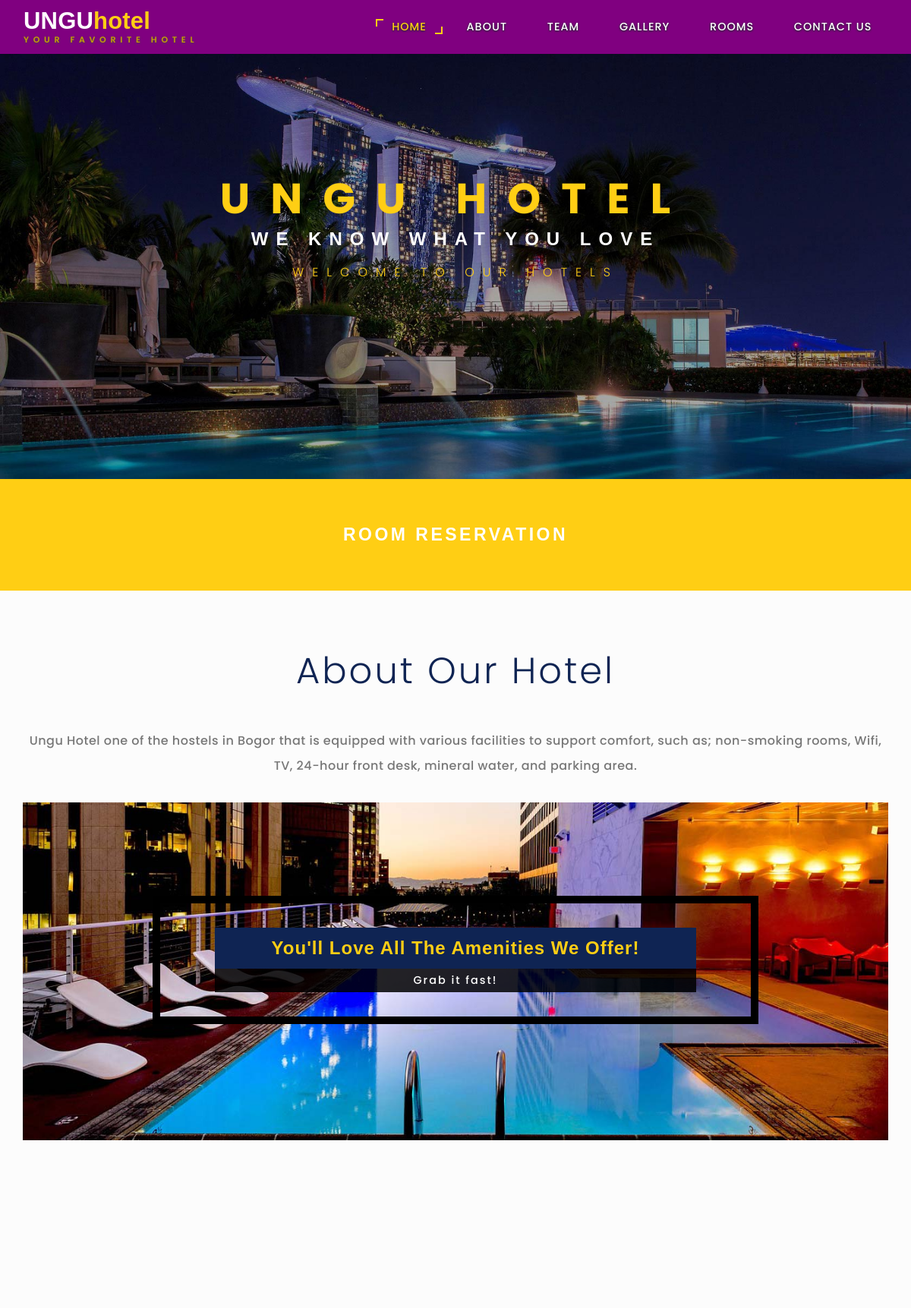
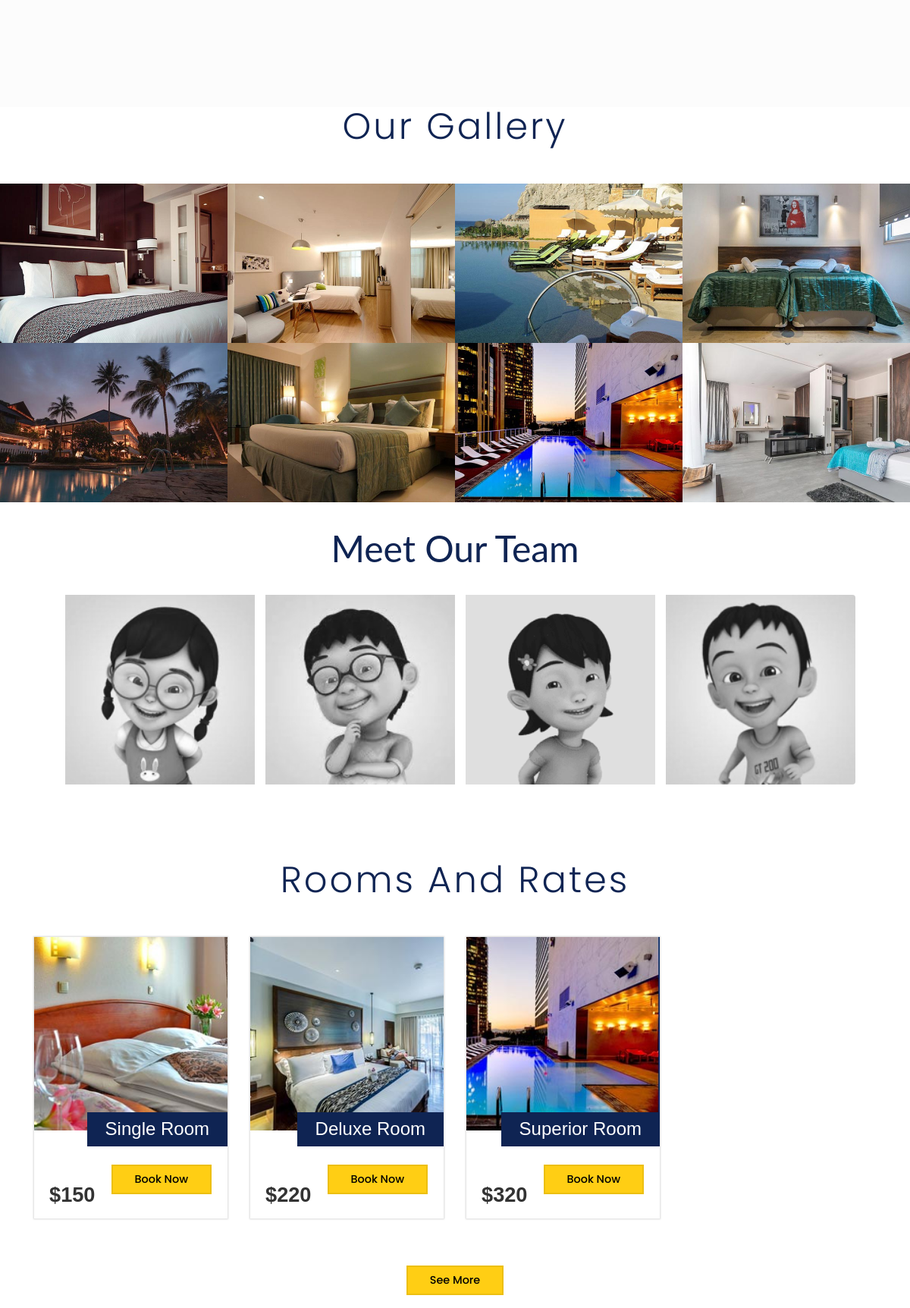
The app's page /unguhotel.php (upper part) with its own data (2 pictures, top to bottom).
### tables this page shows
CREATE TABLE `gabout` (
  `id_about` int(8) NOT NULL,
  `gabout` varchar(250) NOT NULL
);

CREATE TABLE `gambar` (
  `id_gambar` int(11) NOT NULL,
  `gambar` varchar(100) DEFAULT NULL
);

CREATE TABLE `products` (
  `id` int(255) NOT NULL,
  `name` varchar(255) NOT NULL,
  `price` varchar(255) NOT NULL,
  `image` varchar(255) NOT NULL,
  `description` varchar(255) NOT NULL,
  `status` varchar(20) NOT NULL DEFAULT 'available'
);

### unguhotel.php (the view, shortened to what this page needs)
<!DOCTYPE html>
<html lang="en">
<head>
<link href="css/bootstrap.css" rel="stylesheet" type="text/css" media="all" />
<link href="css/font-awesome.css" rel="stylesheet">
<link rel="stylesheet" href="css/chocolat.css" type="text/css" media="screen">
<link href="css/easy-responsive-tabs.css" rel='stylesheet' type='text/css'/>
<link rel="stylesheet" href="css/flexslider.css" type="text/css" media="screen" property="" />
<link rel="stylesheet" href="css/jquery-ui.css" />
<link href="css/main.css" rel="stylesheet" type="text/css" media="all" />
</head>
<body>
<div class="banner-top">
    <div class="w3_navigation">
		<div class="container">
			<nav class="navbar navbar-default">
				<div class="navbar-header navbar-left">
					<h1><a class="navbar-brand" href="unguhotel.php">UNGU<span>hotel</span><p class="logo_w3l_agile_caption">Your Favorite Hotel</p></a></h1>
				</div>
				<div class="collapse navbar-collapse navbar-right" id="bs-example-navbar-collapse-1">
					<nav class="menu menu--iris">
						<ul class="nav navbar-nav menu__list">
							<li class="menu__item menu__item--current"><a href="#home" class="menu__link">Home</a></li>
							<li class="menu__item"><a href="about.php" class="menu__link scroll">About</a></li>
							<li class="menu__item"><a href="#team" class="menu__link scroll">Team</a></li>
							<li class="menu__item"><a href="#gallery" class="menu__link scroll">Gallery</a></li>
							<li class="menu__item"><a href="cart.php" class="menu__link scroll">Rooms</a></li>
							<li class="menu__item"><a href="kontak.php" class="menu__link scroll">Contact Us</a></li>
						</ul>
					</nav>
				</div>
			</nav>
		</div>
	</div>
    <div id="home" class="w3ls-banner">
		<div class="slider">
			<div class="callbacks_container">
				<ul class="rslides callbacks callbacks1" id="slider4">
					<li>
						<div class="w3layouts-banner-top">
							<div class="container">
								<div class="agileits-banner-info">
								<h4>UNGU HOTEL</h4>
									<h3>We know what you love</h3>
										<p>Welcome to our hotels</p>
                                </div>
                             </div>
                        </div>
                    </li>
                </ul>
            </div>
        </div>
    </div>
    <div id="availability-agileits">
        <div class="col-md-12 book-form-left-w3layouts">
	        <a href="admin/reservation.php"><h2>ROOM RESERVATION</h2></a>
        </div>
    </div>
	<div class="about-wthree" id="about">
		  <div class="container" action="adminabout.php">
      <?php
      @include 'db.php';
	$select = mysqli_query($con, "SELECT * FROM gabout");
?>
<div class="ab-w3l-spa">
    <h3 class="title-w3-agileits title-black-wthree">About Our Hotel</h3>
		<p class="about-para-w3ls">Ungu Hotel one of the hostels in Bogor that is equipped with various facilities to support comfort, such as; non-smoking rooms, Wifi, TV, 24-hour front desk, mineral water, and parking area.</p>
        <?php while($row = mysqli_fetch_assoc($select)) : ?>
        <img src="../unguhotel/admin/gabout/<?php echo $row['gabout']; ?>" height="auto" alt="" class="img-responsive">
        <?php endwhile; ?>
		<div class="w3ls-info-about text-center d-flex align-items-center justify-content-center">
    <h4>You'll love all the amenities we offer!</h4>
    <p>Grab it fast!</p>
    </div>
	</div>
    </div>
</div>
<section class="portfolio-w3ls" id="gallery">
	<h3 class="title-w3-agileits title-black-wthree">Our Gallery</h3>
		<?php
            include 'db.php';
		 	$sql="select * from gambar order by id_gambar desc";
		 	$hasil=mysqli_query($con, $sql);
		 	while ($data = mysqli_fetch_array($hasil)):
		?>
		<div class="col-md-3 gallery-grid gallery1">
		<img src="../unguhotel/admin/gambar/<?php echo($data['gambar']) ?>" class="swipebox img-responsive" width='100%' alt="galery">
		</div>
		<?php endwhile; ?>
</section>
<div id="team" class="our-team">
	<h1 class="title-team"> Meet Our Team</h1>
</div>
<section class="profiles-team">
  <a href="#"><img src="images/meimei.png" alt="">
  </a>
  <a href="#"><img src="images/ehsan.png" alt="">
  </a>
  <a href="#"><img src="images/susanti.png" alt="">
  </a>
  <a href="#"><img src="images/fizi.png" alt="">
  </a>
</section>
<?php
@include 'db.php';
	$select = mysqli_query($con, "SELECT * FROM products");
?>
     <div class="plans-section" id="rooms">
		    <div class="container">
				 <h3 class="title-w3-agileits title-black-wthree">Rooms And Rates</h3>
						<div class="priceing-table-main">
						<?php while($row = mysqli_fetch_assoc($select)) { ?>
				 <div class="col-md-3 price-grid">
					<div class="price-block agile">
						<div class="price-gd-top">
							<img src="../unguhotel/admin/uploaded_img/<?php echo $row['image']; ?>" height="auto" alt="" class="img-responsive">
							<h4><?php echo $row['name']; ?></h4>
						</div>
						<div class="price-gd-bottom">
							<div class="price-selet">
								<h3>$<?php echo $row['price']; ?></h3>
								<a href="admin/reservation.php" >Book Now</a>
							</div>
						</div>
					</div>
				</div>
				<?php } ?>
				<div class="clearfix"> </div>
			</div>
            <div class="price-selet ">
				<br>
				<br>
			<a href="cart.php" >See More</a>
			</div>
        </div>
	</div>
<link rel="stylesheet" href="css/swipebox.css">
</body>
</html>

### css/chocolat.css (style rules this page uses)
body { margin:0; padding:0; }

### css/easy-responsive-tabs.css (style rules this page uses)
body { margin: 0px; padding: 0px; background: #f5f5f5; font-weight: 500; }
ul.resp-tabs-list, p { margin: 0px; padding: 0px; }

### records on screen
gabout: gabout (picture)
gambar: gambar (picture)
gambar: gambar (picture)
gambar: gambar (picture)
gambar: gambar (picture)
gambar: gambar (picture)
gambar: gambar (picture)
gambar: gambar (picture)
gambar: gambar (picture)
products: image (picture), name "Single Room", price "150"
products: image (picture), name "Deluxe Room", price "220"
products: image (picture), name "Superior Room", price "320"
